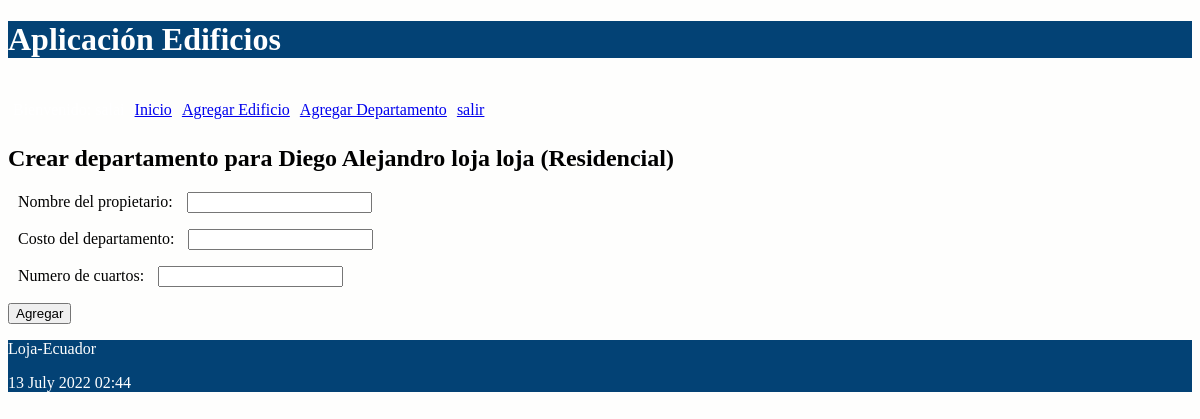
The app's page /crear/departamento/edificio/1 (signed in), older data.
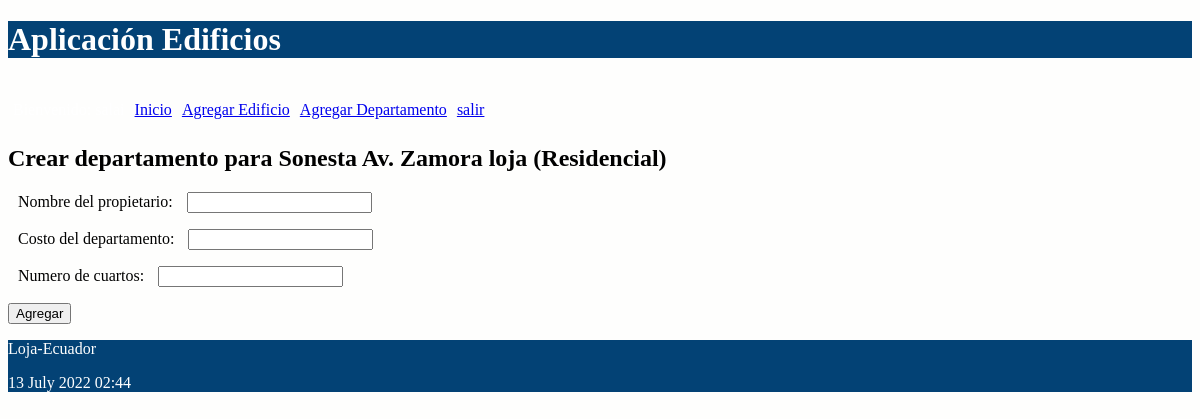
The same page, newer data.
### departamentos/models.py (models this page shows, shortened)
class Edificio(models.Model):
    tipo_edificio = (
    ('(Residencial)','residencial'),
    ('(Comercial)','comercial')
    )
    nombre = models.CharField(max_length=30)
    direccion = models.CharField(max_length=30)
    ciudad = models.CharField(max_length=30)
    tipo = models.CharField(max_length=30, choices = tipo_edificio)
    def __str__(self):
        return "%s %s %s %s" % (self.nombre,
                self.direccion,
                self.ciudad,
                self.tipo)

### departamentos/views.py (the view)
@login_required(login_url='/entrando/login/')
def crear_departamento_edificio(request, id):
    edificio = Edificio.objects.get(pk=id)
    if request.method=='POST':
        formulario = DepartamentoEdificioForm(edificio, request.POST)
        print(formulario.errors)
        if formulario.is_valid():
            formulario.save()
            return redirect(index)
    else:
        formulario = DepartamentoEdificioForm(edificio)
    diccionario = {'formulario': formulario, 'edificio': edificio}
    return render(request, 'crear_Dep_edi.html', diccionario)

### departamentos/forms.py
class DepartamentoEdificioForm(ModelForm):
    def __init__(self, Edificio, *args, **kwargs):
        super(DepartamentoEdificioForm, self).__init__(*args, **kwargs)
        self.initial['edificio'] = Edificio
        self.fields["edificio"].widget = forms.widgets.HiddenInput()
        print(Edificio)
    class Meta:
        model = Departamento
        fields = ['nombre_prop', 'costo_dep', 'num_cuartos','edificio']
        labels = {
            'nombre_prop':_('Nombre del propietario'),
            'costo_dep': _('Costo del departamento'),
            'num_cuartos': _('Numero de cuartos')
        }

### departamentos/templates/crear_Dep_edi.html (shortened to what this page needs)
{% extends "master.html" %}
{% block content %}
<h2>Crear departamento para {{edificio}}</h3>
<form action="" method="post">
  {{formulario.as_p}}
  <p><input type='submit' value='Agregar'/></p>
</form>
{% endblock %}

Row changes from the older to the newer data that the page shows:
changed Edificio: nombre+direccion+ciudad "Diego Alejandro loja loja (Residencial)" → "Sonesta Av. Zamora loja (Residencial)"
